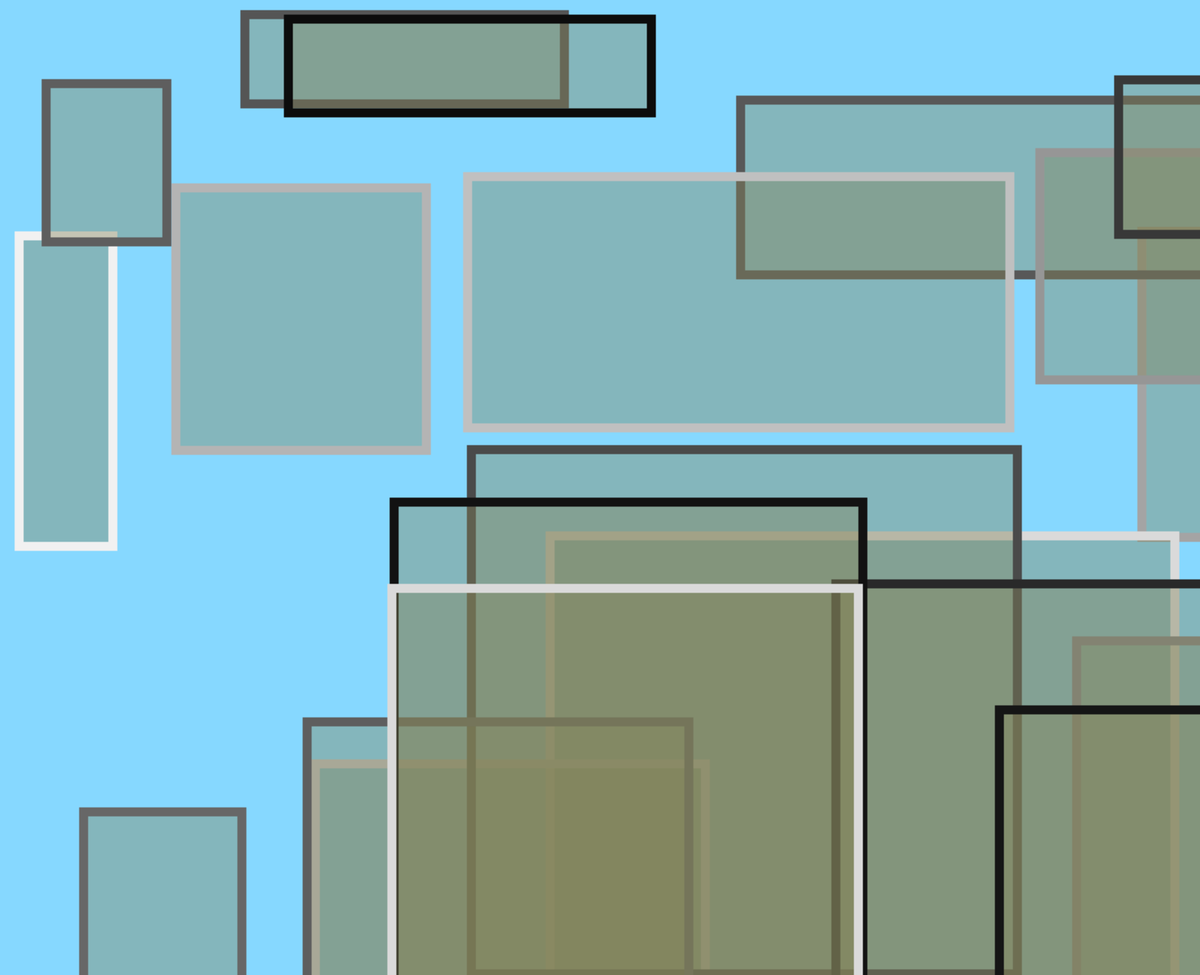
Frame 1 (no input)
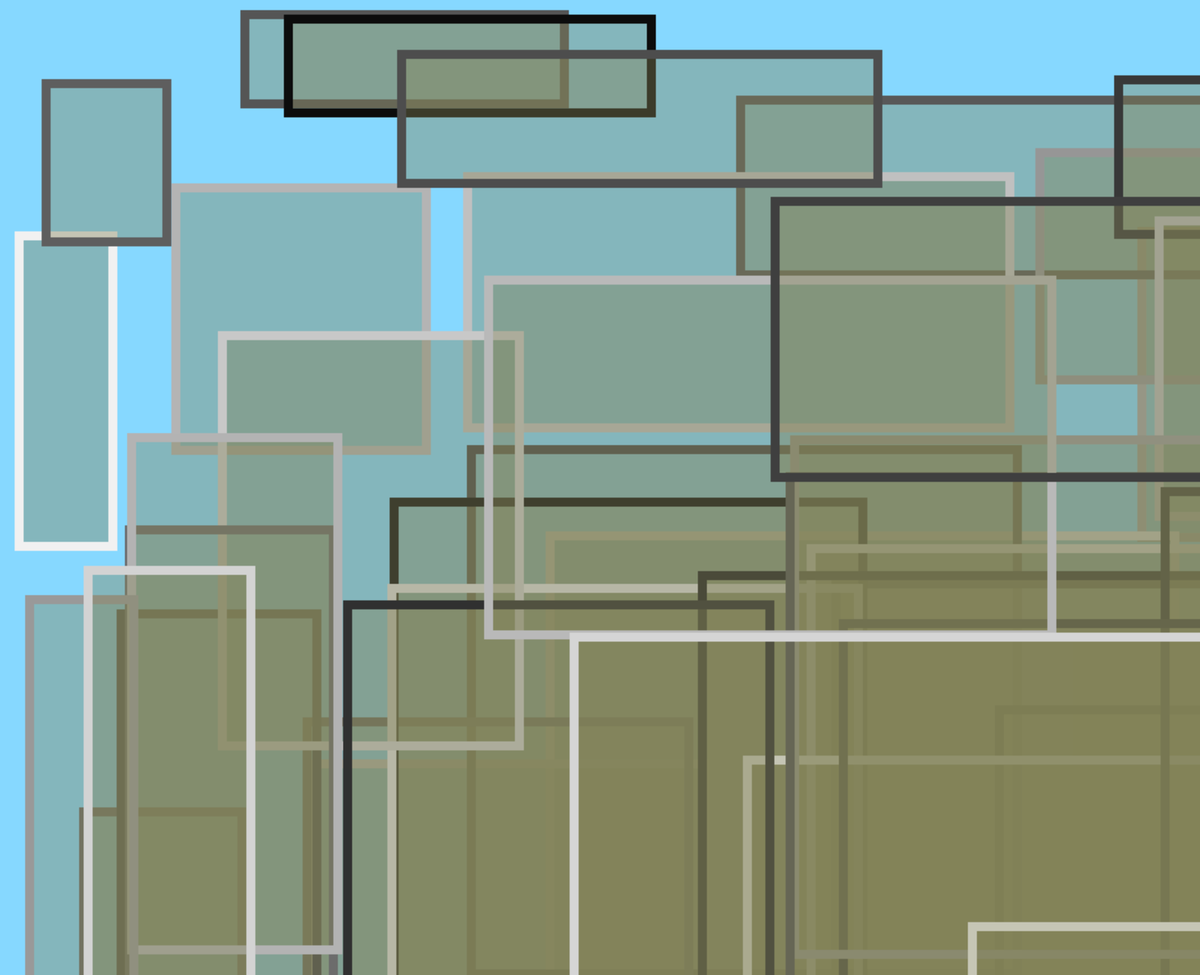
Frame 2 (the mouse pressed at the canvas centre, redrawn once)

The Processing sketch that drew these frames (run headless with seeded random() and noise(); the mouse was pressed at the canvas centre and the sketch redrawn once):

// Processing sketch: Trial_1_color
// ── Trial_1_color.pde
void setup() {
 size(1600, 1300);
 smooth();
 noLoop();
 fill(129,130,87,102);
 background(134,216,270);
 }
 void draw() {
 for (int i = 0; i < 20; i++) { // Draw 20 X shapes
 drawX(int(random(255)), int(random(30)),
 int(random(width)), int(random(height)), 100);
 }
 }
 void drawX(int gray, int weight, int x, int y, int size) {
 stroke(gray);
 strokeWeight(12);

rect(x, y, x+size, y+size);
 

 }
